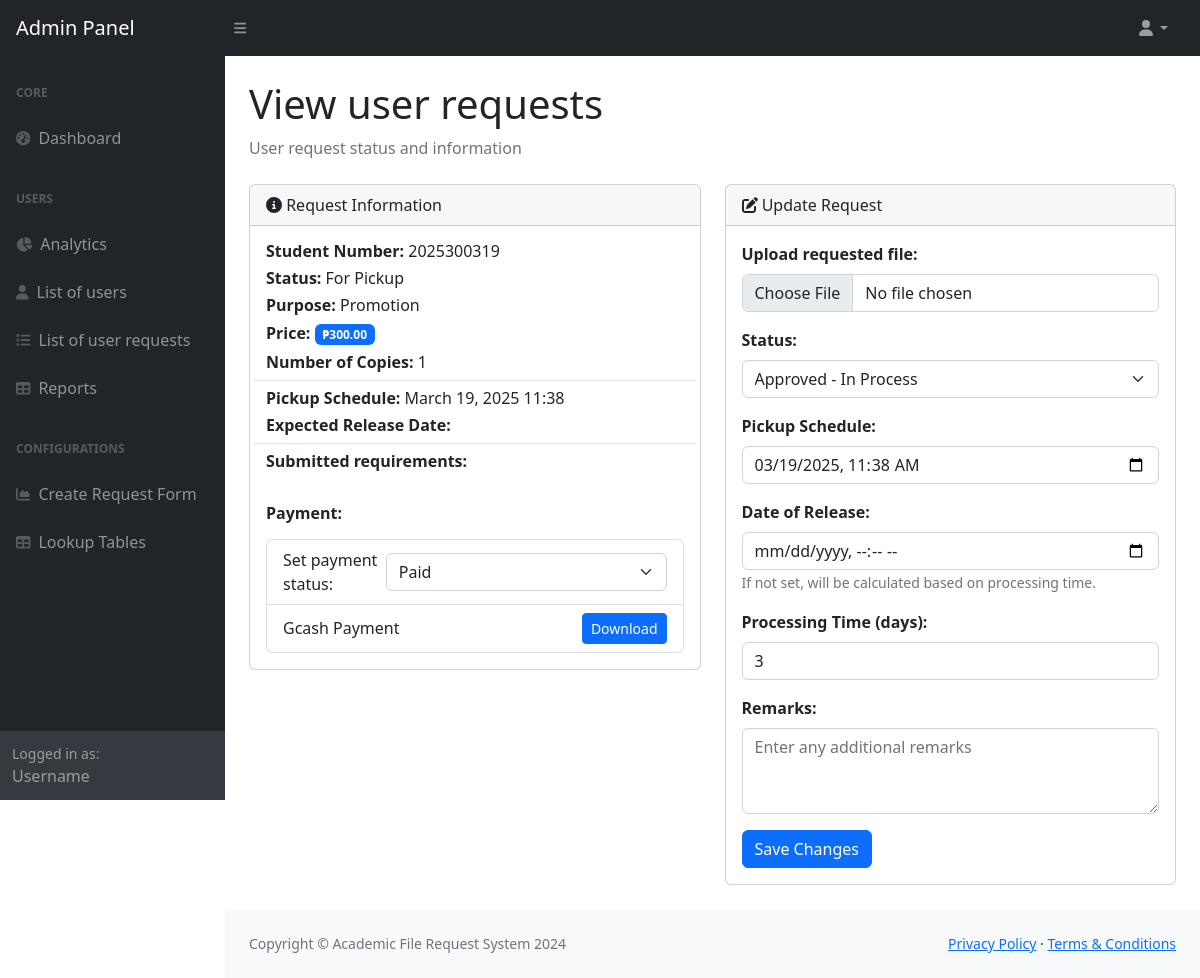
Before: /admin-panel/user-request/142 (signed in) with the older database file.
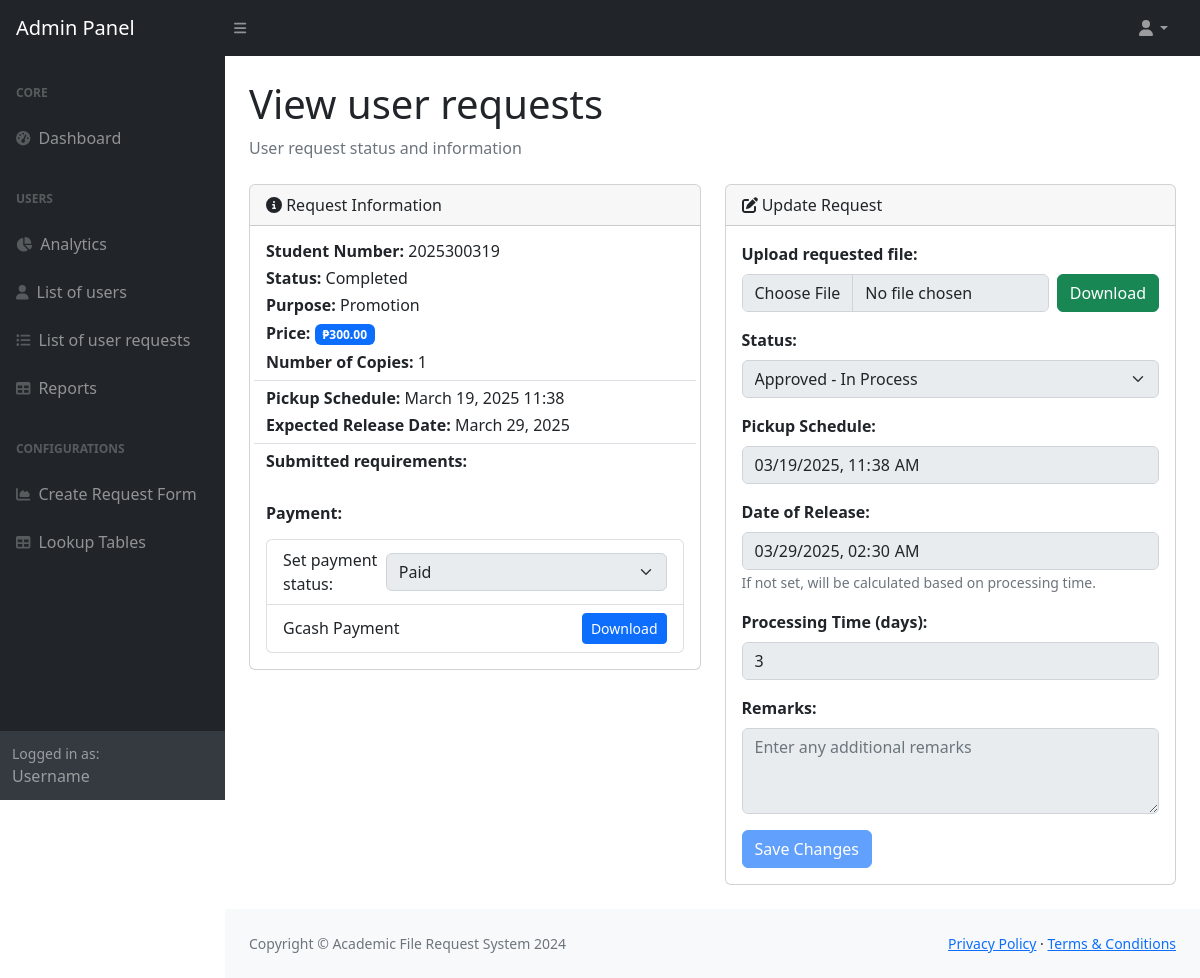
After: the same page with the newer database file.
### onlinerequest/models.py (models this page shows, shortened)
class User_Request(models.Model):
    user = models.ForeignKey(User, on_delete=models.CASCADE, related_name='user_requests')
    request = models.ForeignKey(Request, on_delete=models.CASCADE, related_name='user_requests')
    status = models.CharField(max_length=64)
    uploads = models.TextField()
    requested = models.CharField(max_length=256, default="")
    purpose = models.CharField(max_length=256, blank=True)
    number_of_copies = models.IntegerField(default=1)
    uploaded_payment = models.TextField(blank=True)
    payment_status = models.CharField(max_length=10, default="Processing", blank=True)
    schedule = models.DateTimeField(null=True, blank=True)  # Pickup schedule
    date_release = models.DateTimeField(null=True, blank=True)  # Date of release/pickup
    created_at = models.DateTimeField(auto_now_add=True)
    updated_at = models.DateTimeField(auto_now=True)

class User(AbstractBaseUser):
      USER_TYPE_CHOICES = (
        (0, 'unspecified'),
        (1, 'student'),
        (2, 'faculty'),  # Changed from 'teacher' to 'faculty'
        (3, 'alumni'),
        (5, 'admin'),
        (6, 'guest'),
        (7, 'authorized person'),  # Added new option
      )
      student_number = models.CharField(max_length=64, unique=True)
      email = models.EmailField(max_length=254, unique=True)
      password = models.CharField(max_length=256)
      is_active = models.BooleanField(default=False)
      user_type = models.PositiveSmallIntegerField(choices = USER_TYPE_CHOICES, default = 0)  # Default to unspecified
      USERNAME_FIELD = 'email'
      REQUIRED_FIELDS = ['student_number']

class Request(models.Model):
    description = models.CharField(max_length=256)
    files_required = models.CharField(max_length=256)
    document = models.ForeignKey(Document, on_delete=models.CASCADE)
    price = models.CharField(max_length=6, default=1.00)

### onlinerequest/views/request.py (the view, shortened to what this page needs)
# urls.py: path('admin-panel/user-request/<int:id>', request.display_user_request),
def display_user_request(request, id):
    if request.method == "GET":
        try:
            user_request = User_Request.objects.get(id=id)
            uploads = []
            if user_request.uploaded_payment:
                key = generate_key_from_user(id)
                decrypted_payment_hash = decrypt_data(user_request.uploaded_payment, key)
                payment_base_path = os.path.join(settings.MEDIA_ROOT, 'onlinerequest', 'static', 'user_request', str(id), 'uploaded_payment')
            if user_request.uploads:
                key = generate_key_from_user(id)
                upload_items = user_request.uploads.split(',')
                for user_request_upload in upload_items:
                    if user_request_upload.strip():
                        upload = user_request_upload.replace("<", "").replace(">", "").split('&')
                        decrypted_hash = decrypt_data(upload[1], key)
                        base_path = os.path.join(settings.MEDIA_ROOT, 'onlinerequest', 'static', 'user_request', str(id))
            return render(request, 'admin/request/view-user-request.html', {
                'user_request': user_request,
                'uploads': uploads,
            })
        except User_Request.DoesNotExist:
            return JsonResponse({'status': False, 'message': 'User request not found'}, status=404)
        except Exception as e:
            return JsonResponse({'status': False, 'message': f'Error: {str(e)}'}, status=500)

### onlinerequest/context_processors.py (called while the page is built)
def user_record(request):
    if request.user.is_authenticated:
        try:
            user_record = Record.objects.get(user_number=request.user.student_number)
            return {'user_record': user_record}
        except Record.DoesNotExist:
            return {'user_record': None}
    return {'user_record': None}

def request_forms(request):
    request_forms = Request.objects.all()
    return {'request_forms': request_forms}

def user_profile(request):
    if request.user.is_authenticated:
        try:
            profile = Profile.objects.get(user=request.user)
            return {'user_profile': profile}
        except Profile.DoesNotExist:
            return {'user_profile': None}
    return {'user_profile': None}

def user_requests(request):
    if request.user.is_authenticated:
        from onlinerequest.models import User_Request
        user_requests = User_Request.objects.filter(user=request.user)
        return {'user_requests_global': user_requests}
    return {'user_requests_global': []}

def courses(request):
    all_courses = Course.objects.all()
    return {'all_courses': all_courses}

### onlinerequest/templates/admin/request/view-user-request.html (shortened to what the changed rows need)
<!DOCTYPE html>
<html>
    <head>
        <link rel="stylesheet" href="">
        {% include 'header.html' %}
        {% load static %}
    </head>
    <body class="sb-nav-fixed">
        <div id="layoutSidenav">
            <div id="layoutSidenav_content">
                <main>
                    <div class="container-fluid px-4">
                        <h1 class="mt-4">View user requests</h1>
                        {% if user_request %}
                        <div class="row">
                            <div class="col-md-6">
                                <div class="card mb-4">
                                    <div class="card-header">
                                        <div class="d-flex justify-content-between align-items-center">
                                            <span class="fs-6"> <i class="fa fa-info-circle" aria-hidden="true"></i> Request Information</span>
                                        </div>
                                    </div>
                                    <div class="card-body">
                                        <div class="row border-bottom">
                                            <div class="col-md-12">
                                                <h6 class="fw-bold">Student Number:
                                                    <span class="fw-normal fs-6 mb-2">{{ user_request.user.student_number }}</span>
                                                </h6>
                                                <h6 class="fw-bold">Status:
                                                    <span id="requestStatus" class="fw-normal fs-6 mb-2">{{ user_request.status }}</span>
                                                </h6>
                                                <h6 class="fw-bold">Purpose:
                                                    <span id="requestStatus" class="fw-normal fs-6 mb-2">{{ user_request.purpose}}</span>
                                                </h6>
                                                <h6 class="fw-bold">Price:
                                                    <span id="requestStatus" class="badge bg-primary">₱{{ user_request.request.price }}</span>
                                                </h6>
                                                <h6 class="fw-bold">Number of Copies:
                                                    <span class="fw-normal fs-6 mb-2">{{ user_request.number_of_copies }}</span>
                                                </h6>
                                            </div>
                                        </div>
                                        <div class="row border-bottom mt-2">
                                            <div class="col-md-12">
                                                <h6 class="fw-bold">Pickup Schedule:
                                                    <span class="fw-normal fs-6 mb-2">{{ user_request.schedule|date:"F d, Y H:i" }}</span>
                                                </h6>
                                                <h6 class="fw-bold">Expected Release Date:
                                                    <span class="fw-normal fs-6 mb-2">{{ user_request.date_release|date:"F d, Y" }}</span>
                                                </h6>
                                            </div>
                                        </div>
                                        <div class="row mt-2">
                                            <div class="col-md-12">
                                                <h6 class="fw-bold mb-3">Submitted requirements:</h6>
                                            </div>
                                        </div>
                                        <div class="row mt-3">
                                            <div class="col-md-12">
                                                <h6 class="fw-bold mb-3">Payment:</h6>
                                                {% if user_request.uploaded_payment %}
                                                <ul class="list-group">
                                                    <li class="list-group-item d-flex justify-content-between align-items-center">
                                                        Set payment status:
                                                        <select class="form-select" name="payment_status" id="payment_status" aria-label="Default select example">
                                                            <option value="Paid" {% if user_request.payment_status == "Paid" %} selected {% endif %}>Paid</option>
                                                        </select>
                                                    </li>
                                                    <li class="list-group-item d-flex justify-content-between align-items-center">
                                                        Gcash Payment
                                                        <a href="{% static user_request.uploaded_payment %}" download class="btn btn-primary btn-sm">Download</a>
                                                    </li>
                                                </ul>
                                                {% endif %}
                                            </div>
                                        </div>
                                    </div>
                                </div>
                            </div>
                            <div class="col-md-6">
                                <div class="card mb-4">
                                    <div class="card-header">
                                        <div class="d-flex justify-content-between align-items-center">
                                            <span class="fs-6"> <i class="fa fa-edit" aria-hidden="true"></i> Update Request</span>
                                        </div>
                                    </div>
                                    <div class="card-body">
                                        <div class="mb-3">
                                            <label for="requestedFile" class="form-label fw-bold">Upload requested file:</label>
                                            <div class="d-flex gap-2">
                                                <input type="file" class="form-control" id="requestedFile" name="file">
                                                {% if user_request.status == "Completed" and user_request.requested %}
                                                    <a href="{% static user_request.requested %}" download class="btn btn-success">Download</a>
                                                {% endif %}
                                            </div>
                                        </div>
                                        <div class="mb-3">
                                            <label for="newStatus" class="form-label fw-bold">Status:</label>
                                            <select class="form-select" id="newStatus" onchange="handleStatusChange(this.value)">
                                                <option value="Approved - In Process">Approved - In Process</option>
                                            </select>
                                        </div>
                                        <div class="mb-3">
                                            <label for="pickupSchedule" class="form-label fw-bold">Pickup Schedule:</label>
                                            <input type="datetime-local" class="form-control" id="pickupSchedule" name="pickupSchedule"
                                                   value="{% if user_request.schedule %}{{ user_request.schedule|date:'Y-m-d\TH:i' }}{% endif %}">
                                        </div>
                                        <div class="mb-3">
                                            <label for="dateRelease" class="form-label fw-bold">Date of Release:</label>
                                            <input type="datetime-local" class="form-control" id="dateRelease" name="dateRelease"
                                                   value="{% if user_request.date_release %}{{ user_request.date_release|date:'Y-m-d\TH:i' }}{% endif %}">
                                            <small class="form-text text-muted">If not set, will be calculated based on processing time.</small>
                                        </div>
                                        <div class="mb-3">
                                            <label for="processingTime" class="form-label fw-bold">Processing Time (days):</label>
                                            <input type="number" class="form-control" id="processingTime" min="1" max="30" value="3">
                                        </div>
                                        <div class="mb-3">
                                            <label for="remarks" class="form-label fw-bold">Remarks:</label>
                                            <textarea class="form-control" id="remarks" rows="3" placeholder="Enter any additional remarks"></textarea>
                                        </div>
                                        <button class="btn btn-primary" onclick="saveChanges('{{user_request.id}}')">Save Changes</button>
                                    </div>
                                </div>
                            </div>
                        </div>
                        {% endif %}
                    </div>
                </main>
            </div>
        </div>
    </body>
</html>

Changed rows visible on the page:
changed User_Request "Promotion": status "For Pickup" → "Completed"; date_release (not shown) → "March 29, 2025"; dateRelease (not shown) → "03/29/2025 02:30"
Other visible differences:
text now shown: "Download"
